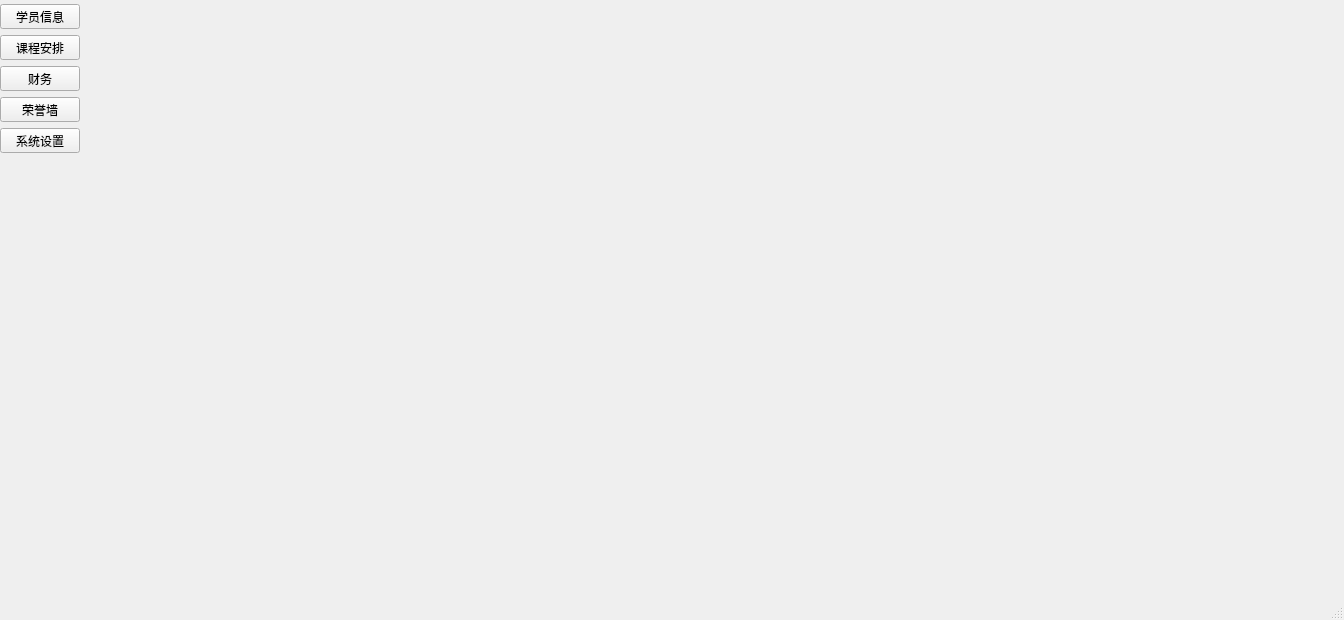
<?xml version="1.0" encoding="UTF-8"?>
<ui version="4.0">
 <class>MainWindow</class>
 <widget class="QMainWindow" name="MainWindow">
  <property name="geometry">
   <rect>
    <x>0</x>
    <y>0</y>
    <width>1344</width>
    <height>620</height>
   </rect>
  </property>
  <property name="windowTitle">
   <string>教学管理系统</string>
  </property>
  <property name="windowIcon">
   <iconset resource="res.qrc">
    <normaloff>:/C:/Users/30485/Downloads/8000个ICO图标打包/1_54个分类/net/wwwc.ico</normaloff>:/C:/Users/30485/Downloads/8000个ICO图标打包/1_54个分类/net/wwwc.ico</iconset>
  </property>
  <widget class="QWidget" name="centralwidget">
   <layout class="QHBoxLayout" name="horizontalLayout">
    <property name="leftMargin">
     <number>0</number>
    </property>
    <property name="topMargin">
     <number>2</number>
    </property>
    <property name="rightMargin">
     <number>0</number>
    </property>
    <property name="bottomMargin">
     <number>2</number>
    </property>
    <item>
     <widget class="QWidget" name="widget" native="true">
      <property name="minimumSize">
       <size>
        <width>100</width>
        <height>0</height>
       </size>
      </property>
      <layout class="QVBoxLayout" name="verticalLayout">
       <property name="leftMargin">
        <number>0</number>
       </property>
       <property name="topMargin">
        <number>2</number>
       </property>
       <property name="rightMargin">
        <number>0</number>
       </property>
       <property name="bottomMargin">
        <number>2</number>
       </property>
       <item>
        <widget class="QToolButton" name="btnSudentInfo">
         <property name="minimumSize">
          <size>
           <width>80</width>
           <height>0</height>
          </size>
         </property>
         <property name="text">
          <string>学员信息</string>
         </property>
         <property name="icon">
          <iconset resource="res.qrc">
           <normaloff>:/C:/Users/30485/Downloads/8000个ICO图标打包/1_54个分类/net/NETW0049.ICO</normaloff>:/C:/Users/30485/Downloads/8000个ICO图标打包/1_54个分类/net/NETW0049.ICO</iconset>
         </property>
         <property name="iconSize">
          <size>
           <width>60</width>
           <height>60</height>
          </size>
         </property>
         <property name="checkable">
          <bool>true</bool>
         </property>
         <property name="toolButtonStyle">
          <enum>Qt::ToolButtonStyle::ToolButtonTextUnderIcon</enum>
         </property>
        </widget>
       </item>
       <item>
        <widget class="QToolButton" name="btnSchedule">
         <property name="minimumSize">
          <size>
           <width>80</width>
           <height>0</height>
          </size>
         </property>
         <property name="text">
          <string>课程安排</string>
         </property>
         <property name="icon">
          <iconset resource="res.qrc">
           <normaloff>:/C:/Users/30485/Downloads/8000个ICO图标打包/1_54个分类/net/NETW0049.ICO</normaloff>:/C:/Users/30485/Downloads/8000个ICO图标打包/1_54个分类/net/NETW0049.ICO</iconset>
         </property>
         <property name="iconSize">
          <size>
           <width>60</width>
           <height>60</height>
          </size>
         </property>
         <property name="checkable">
          <bool>true</bool>
         </property>
         <property name="toolButtonStyle">
          <enum>Qt::ToolButtonStyle::ToolButtonTextUnderIcon</enum>
         </property>
        </widget>
       </item>
       <item>
        <widget class="QToolButton" name="btnFinance">
         <property name="minimumSize">
          <size>
           <width>80</width>
           <height>0</height>
          </size>
         </property>
         <property name="text">
          <string>财务</string>
         </property>
         <property name="icon">
          <iconset resource="res.qrc">
           <normaloff>:/C:/Users/30485/Downloads/8000个ICO图标打包/1_54个分类/net/NETW0049.ICO</normaloff>:/C:/Users/30485/Downloads/8000个ICO图标打包/1_54个分类/net/NETW0049.ICO</iconset>
         </property>
         <property name="iconSize">
          <size>
           <width>60</width>
           <height>60</height>
          </size>
         </property>
         <property name="checkable">
          <bool>true</bool>
         </property>
         <property name="toolButtonStyle">
          <enum>Qt::ToolButtonStyle::ToolButtonTextUnderIcon</enum>
         </property>
        </widget>
       </item>
       <item>
        <widget class="QToolButton" name="btnHonor">
         <property name="minimumSize">
          <size>
           <width>80</width>
           <height>0</height>
          </size>
         </property>
         <property name="text">
          <string>荣誉墙</string>
         </property>
         <property name="icon">
          <iconset resource="res.qrc">
           <normaloff>:/C:/Users/30485/Downloads/8000个ICO图标打包/1_54个分类/net/NETW0049.ICO</normaloff>:/C:/Users/30485/Downloads/8000个ICO图标打包/1_54个分类/net/NETW0049.ICO</iconset>
         </property>
         <property name="iconSize">
          <size>
           <width>60</width>
           <height>60</height>
          </size>
         </property>
         <property name="checkable">
          <bool>true</bool>
         </property>
         <property name="toolButtonStyle">
          <enum>Qt::ToolButtonStyle::ToolButtonTextUnderIcon</enum>
         </property>
        </widget>
       </item>
       <item>
        <widget class="QToolButton" name="btnSystemSetting">
         <property name="minimumSize">
          <size>
           <width>80</width>
           <height>0</height>
          </size>
         </property>
         <property name="text">
          <string>系统设置</string>
         </property>
         <property name="icon">
          <iconset resource="res.qrc">
           <normaloff>:/C:/Users/30485/Downloads/8000个ICO图标打包/1_54个分类/net/NETW0049.ICO</normaloff>:/C:/Users/30485/Downloads/8000个ICO图标打包/1_54个分类/net/NETW0049.ICO</iconset>
         </property>
         <property name="iconSize">
          <size>
           <width>60</width>
           <height>60</height>
          </size>
         </property>
         <property name="checkable">
          <bool>true</bool>
         </property>
         <property name="toolButtonStyle">
          <enum>Qt::ToolButtonStyle::ToolButtonTextUnderIcon</enum>
         </property>
        </widget>
       </item>
       <item>
        <spacer name="verticalSpacer">
         <property name="orientation">
          <enum>Qt::Orientation::Vertical</enum>
         </property>
         <property name="sizeHint" stdset="0">
          <size>
           <width>20</width>
           <height>85</height>
          </size>
         </property>
        </spacer>
       </item>
      </layout>
     </widget>
    </item>
    <item>
     <widget class="QStackedWidget" name="stackedWidget">
      <property name="currentIndex">
       <number>4</number>
      </property>
      <widget class="StudentInfoWidget" name="pageStudentinfo"/>
      <widget class="ScheduleWidget" name="pageSchedule"/>
      <widget class="FinancialWidget" name="pageFinance"/>
      <widget class="HonorWallWidget" name="pageHonor"/>
      <widget class="SystemSettingsWidget" name="pageSystemSetting"/>
     </widget>
    </item>
   </layout>
  </widget>
  <widget class="QStatusBar" name="statusbar"/>
 </widget>
 <customwidgets>
  <customwidget>
   <class>StudentInfoWidget</class>
   <extends>QWidget</extends>
   <header location="global">studentinfowidget.h</header>
   <container>1</container>
  </customwidget>
  <customwidget>
   <class>ScheduleWidget</class>
   <extends>QWidget</extends>
   <header location="global">schedulewidget.h</header>
   <container>1</container>
  </customwidget>
  <customwidget>
   <class>FinancialWidget</class>
   <extends>QWidget</extends>
   <header location="global">financialwidget.h</header>
   <container>1</container>
  </customwidget>
  <customwidget>
   <class>HonorWallWidget</class>
   <extends>QWidget</extends>
   <header location="global">honorwallwidget.h</header>
   <container>1</container>
  </customwidget>
  <customwidget>
   <class>SystemSettingsWidget</class>
   <extends>QWidget</extends>
   <header location="global">systemsettingswidget.h</header>
   <container>1</container>
  </customwidget>
 </customwidgets>
 <resources>
  <include location="res.qrc"/>
 </resources>
 <connections/>
</ui>
